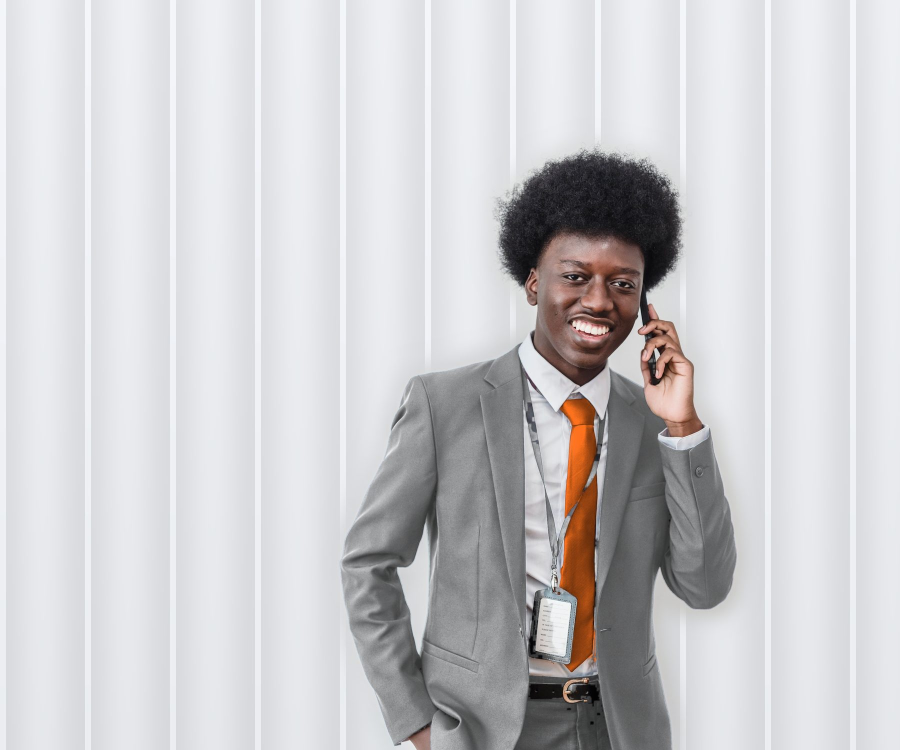
#> input picture src/assets/acesso/entrada.jpg, 1800 x 1500 px (shown at 1/2 size)
$ python compor-imagem-entrada.py ../src/assets/acesso/entrada.jpg ../src/assets/acesso/entrada.jpg
#> lines starting #> are read from the running program, lines starting #| are printed output that depends on the picture; after the words box and inside, x2 and y2 are one past the last pixel; in counts of white or black regions, pixels touching at a corner belong together
# KanGest — Desenvolvido por Valentino Canguele · 926 445 277 · valentinocanguele@gmail.com
# © 2026 Valentino Canguele. Todos os direitos reservados. Proibido copiar, alterar ou redistribuir sem autorização escrita do autor.

"""Compõe a imagem do ecrã de entrada do KanGest a partir da fotografia 9363112 do Pexels (licença Pexels: uso
gratuito, também comercial, com alterações): fato azul → cinzento claro, gravata bordô → laranja, a parede lisa →
colunas brancas, e a pessoa a subir de baixo, à direita.
Uso: python3 -I scripts/compor-imagem-entrada.py <pexels-9363112 com 1600 px de largura> src/assets/acesso/entrada.jpg"""
import sys
import numpy as np
from PIL import Image, ImageFilter

origem, destino = sys.argv[1], sys.argv[2]
foto = Image.open(origem).convert("RGB")
#> foto is the input picture: PIL image 1800x1500 RGB; mean R, G, B 204.3, 203.4, 206
W, H = foto.size  # 1600 x 2400
#> W = 1800; H = 1500
rgb = np.asarray(foto).astype(np.float32)
hsv = np.asarray(foto.convert("HSV")).astype(np.float32)
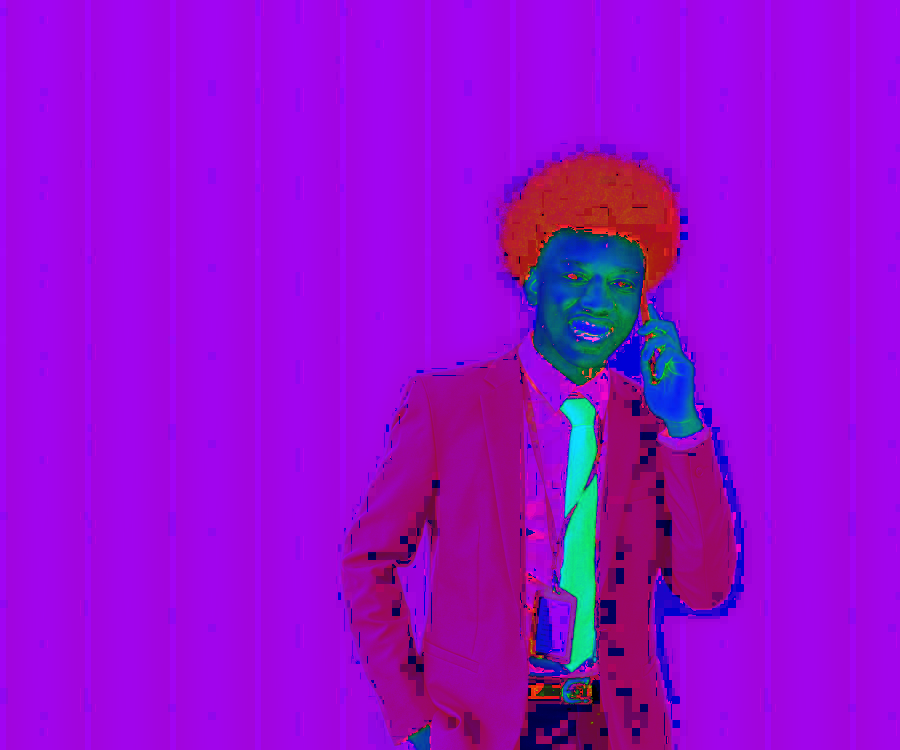
#> hsv: shape (1500, 1800, 3) float32 (shown at 1/2 size); mean R, G, B 150.7, 10, 207.3
h, s, v = hsv[..., 0], hsv[..., 1], hsv[..., 2]  # 0..255
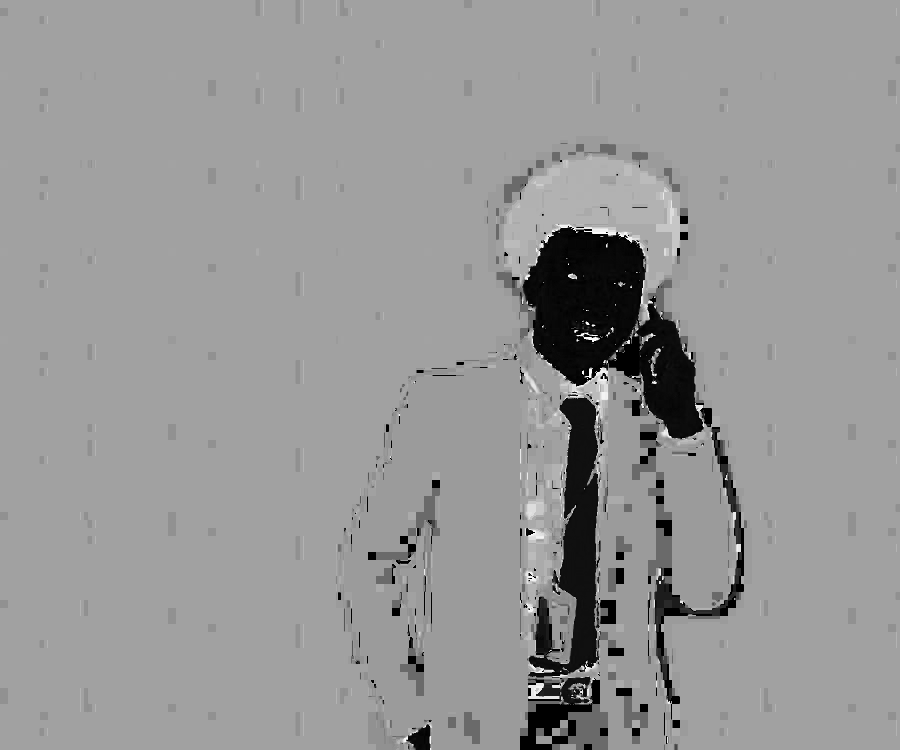
#> h: shape (1500, 1800) float32 (shown at 1/2 size); min 0, max 254, mean 150.9

# --- fato: o azul passa a cinzento claro, com as mesmas sombras
# só do pescoço para baixo: no cabelo afro há fios escuros azulados que pareceriam fato
corpo = np.mgrid[0:H, 0:W][0] > 0.42 * H
fato = (h > 130) & (h < 180) & (s > 55) & (v > 15) & corpo
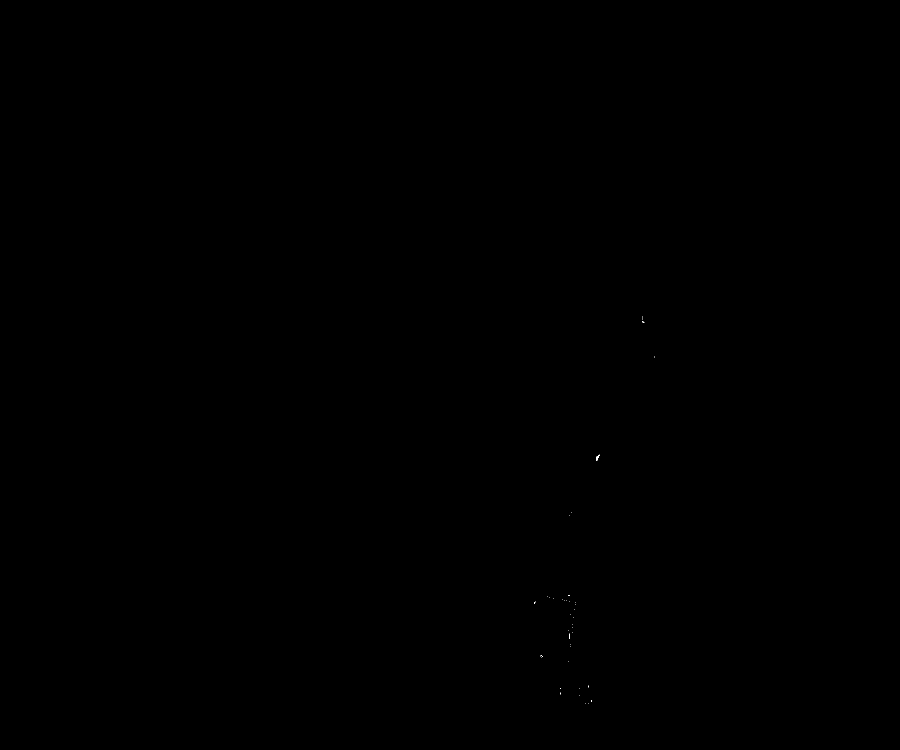
#> fato: shape (1500, 1800) bool (shown at 1/2 size); 0% white in thin lines or dots, all inside (x1, y1, x2, y2) = (1068, 633, 1310, 1408)
# as sombras fundas do fato (dobras, junto ao braço e às calças): escuras e azuladas, perto do fato; o cinto e o
# cordão do cartão são pretos neutros e ficam
perto = np.asarray(Image.fromarray((fato * 255).astype(np.uint8)).filter(ImageFilter.MaxFilter(15))) > 0
#> perto: shape (1500, 1800) bool; 0.26% white; 13 white regions, largest, box (x1, y1, x2, y2) and area: (1118, 1183, 1159, 1301) 2415, (1185, 902, 1207, 928) 513, (1163, 1393, 1191, 1415) 504
r_, g_, b_ = rgb[..., 0], rgb[..., 1], rgb[..., 2]
sombra = perto & (v < 120) & (b_ > r_ + 4) & ~((h > 2) & (h < 30) & (s > 60)) & corpo
#> sombra: shape (1500, 1800) bool; 0.02% white in thin lines or dots, all inside (x1, y1, x2, y2) = (1068, 631, 1311, 1409)
fato = fato | sombra
# o que sobra escuro junto ao fato (pontinhos nas bordas do braço e nas calças), menos a zona do cinto e a pele
yy0, xx0 = np.mgrid[0:H, 0:W]
cinto = (yy0 > 0.765 * H) & (yy0 < 0.84 * H) & (xx0 > 0.38 * W) & (xx0 < 0.64 * W)
perto2 = np.asarray(Image.fromarray((fato * 255).astype(np.uint8)).filter(ImageFilter.MaxFilter(9))) > 0
#> perto2: shape (1500, 1800) bool; 0.2% white; 14 white regions, largest, box (x1, y1, x2, y2) and area: (1116, 1186, 1157, 1304) 2118, (1163, 1389, 1188, 1413) 426, (1186, 903, 1204, 928) 359
resto = perto2 & (v < 75) & ~cinto & ~((h > 2) & (h < 30) & (s > 60)) & (yy0 > 0.45 * H)
#> resto: shape (1500, 1800) bool; 0.05% white; 16 white regions (7 under 20 px), largest, box (x1, y1, x2, y2) and area: (1163, 1389, 1188, 1413) 379, (1116, 1369, 1127, 1393) 171, (1171, 1363, 1185, 1379) 156
fato = fato | resto
#> fato: shape (1500, 1800) bool; 0.06% white; 78 white regions (67 under 20 px), largest, box (x1, y1, x2, y2) and area: (1163, 1389, 1188, 1413) 379, (1116, 1369, 1127, 1393) 171, (1171, 1363, 1185, 1379) 158
fato_m = np.asarray(Image.fromarray((fato * 255).astype(np.uint8)).filter(ImageFilter.GaussianBlur(1.2))).astype(np.float32) / 255
lum = 0.30 * rgb[..., 0] + 0.59 * rgb[..., 1] + 0.11 * rgb[..., 2]
cinza = np.clip(lum * 1.55 + 48, 0, 238)
novo_fato = np.stack([cinza * 0.985, cinza * 0.99, cinza * 1.0], axis=-1)

# --- gravata: o bordô (só na zona da gravata) passa a laranja
yy, xx = np.mgrid[0:H, 0:W]
zona = (xx > 0.47 * W) & (xx < 0.62 * W) & (yy > 0.50 * H) & (yy < 0.92 * H)
gravata = zona & ((h > 215) | (h < 9)) & (s > 45) & (v < 210)
#> gravata: shape (1500, 1800) bool; 0.01% white; 15 white regions (11 under 20 px), largest, box (x1, y1, x2, y2) and area: (1060, 1370, 1088, 1380) 135, (1062, 761, 1072, 780) 75, (1106, 1177, 1110, 1184) 20, (1071, 1314, 1082, 1317) 20
grav_m = np.asarray(Image.fromarray((gravata * 255).astype(np.uint8)).filter(ImageFilter.GaussianBlur(1.0))).astype(np.float32) / 255
hsv_g = np.stack([np.full_like(h, 16.0), np.full_like(s, 225.0), np.clip(v * 1.9 + 45, 0, 254)], axis=-1)
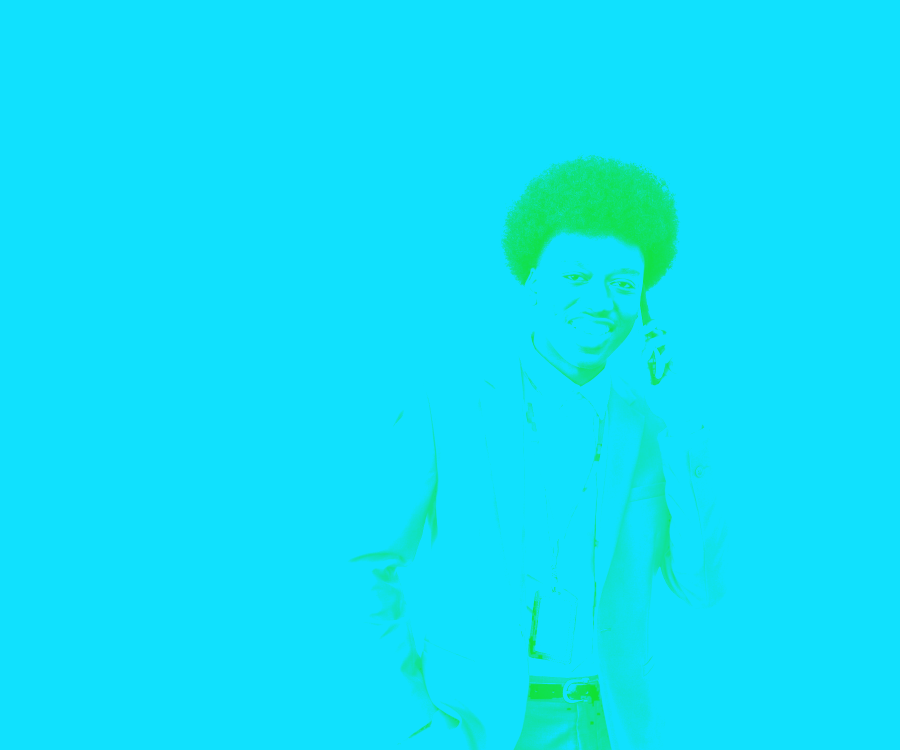
#> hsv_g: shape (1500, 1800, 3) float32 (shown at 1/2 size); mean of channels 0, 1, 2 16, 227.6, 250.6; drawn as R, G, B
laranja = np.asarray(Image.fromarray(hsv_g.astype(np.uint8), "HSV").convert("RGB")).astype(np.float32)
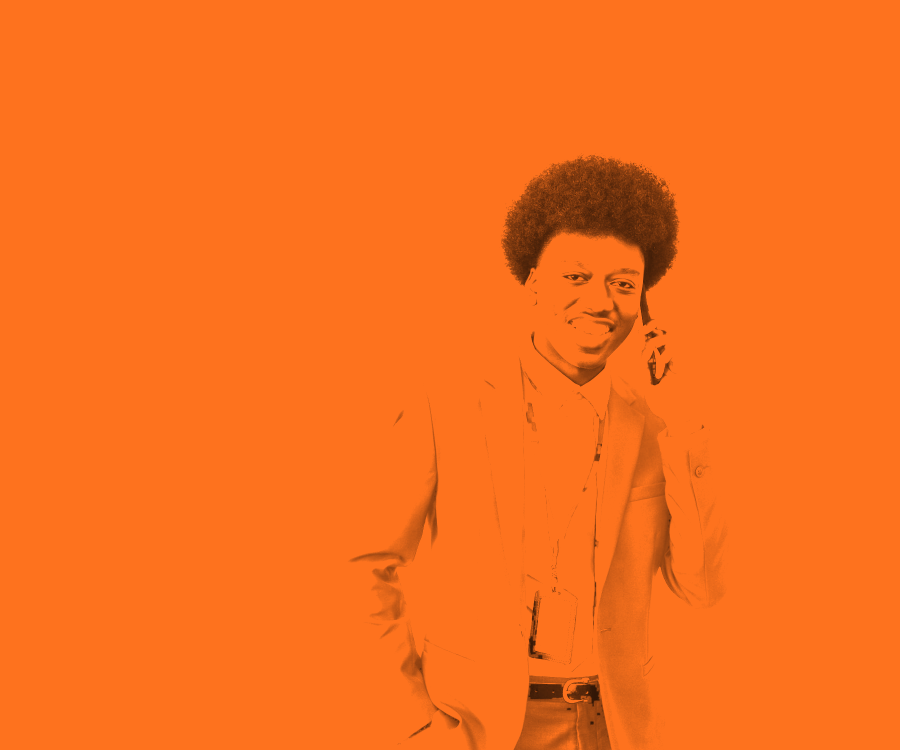
#> laranja: shape (1500, 1800, 3) float32 (shown at 1/2 size); mean of channels 0, 1, 2 250.6, 111.3, 30.4; drawn as R, G, B

pessoa = rgb * (1 - fato_m[..., None]) + novo_fato * fato_m[..., None]
pessoa = pessoa * (1 - grav_m[..., None]) + laranja * grav_m[..., None]

# --- fundo: a parede lisa ligada às margens (enchimento a partir das bordas, numa imagem mais pequena)
f = 4
pequena = np.asarray(foto.resize((W // f, H // f), Image.BILINEAR)).astype(np.float32)
mx, mn = pequena.max(-1), pequena.min(-1)
parede = (mn > 168) & ((mx - mn) < 24)
#> parede: shape (375, 450) bool; 79.4% white; 7 black regions (6 under 20 px), largest, box (x1, y1, x2, y2) and area: (171, 76, 368, 375) 34725
cheio = np.zeros_like(parede)
cheio[0, :] = parede[0, :]
#> cheio: shape (375, 450) bool; 0.27% white in thin lines or dots, all inside (x1, y1, x2, y2) = (0, 0, 450, 1)
cheio[:, 0] = parede[:, 0]
cheio[:, -1] = parede[:, -1]
#> cheio: shape (375, 450) bool; 0.71% white in thin lines or dots
while True:
    viz = cheio.copy()
    viz[1:, :] |= cheio[:-1, :]
    viz[:-1, :] |= cheio[1:, :]
    viz[:, 1:] |= cheio[:, :-1]
    viz[:, :-1] |= cheio[:, 1:]
    viz &= parede
    if (viz == cheio).all():
        break
    cheio = viz
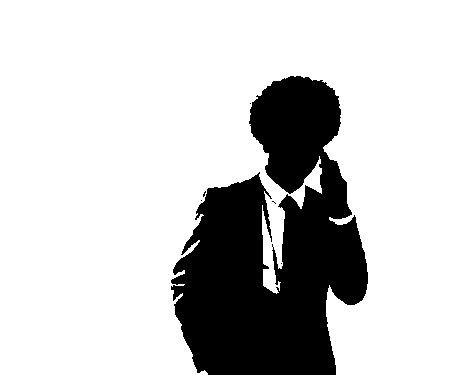
#> viz: shape (375, 450) bool; 78.6% white; 6 black regions (5 under 20 px), largest, box (x1, y1, x2, y2) and area: (171, 76, 368, 375) 36079
# junto à pessoa fica a parede original (num halo suave): o cabelo afro tem parede entre os caracóis, e assim não se
# recorta fio a fio; as colunas só aparecem mais longe
pessoa_m = Image.fromarray(((~cheio) * 255).astype(np.uint8))
halo = pessoa_m.filter(ImageFilter.MaxFilter(17)).resize((W, H), Image.BILINEAR).filter(ImageFilter.GaussianBlur(28))
alfa_fundo = 1 - np.asarray(halo).astype(np.float32) / 255

# --- tela: colunas brancas (luz fria, como uma fachada) com a pessoa a subir de baixo, à direita
CW, CH = 1800, 1500
xs = np.arange(CW, dtype=np.float32)
largura = 170.0
fase = (xs % largura) / largura
base = 228 + 16 * np.sin(np.pi * fase) ** 2          # cada coluna mais clara ao meio
aresta = np.where(fase < 0.07, 250, 0)               # faixa de luz na aresta
coluna = np.maximum(base, aresta)
grad_y = np.linspace(1.0, 0.965, CH, dtype=np.float32)[:, None]
fundo = np.stack([coluna * 0.975, coluna * 0.985, coluna * 1.0], axis=-1)[None, :, :] * grad_y[..., None]
fundo = np.clip(fundo, 0, 255)

escala = 0.6
pw, ph = int(W * escala), int(H * escala)
#> pw = 1080; ph = 900
p_img = Image.fromarray(np.clip(pessoa, 0, 255).astype(np.uint8)).resize((pw, ph), Image.LANCZOS)
a_img = Image.fromarray((alfa_fundo * 255).astype(np.uint8)).resize((pw, ph), Image.LANCZOS)
x0, y0 = int(0.62 * CW - pw / 2), CH - ph
#> x0 = 576; y0 = 600
tela = Image.fromarray(fundo.astype(np.uint8))
corte_p = np.asarray(p_img).astype(np.float32)
corte_a = 1 - np.asarray(a_img).astype(np.float32)[..., None] / 255  # 1 = pessoa
reg = np.asarray(tela).astype(np.float32)
ys0, ys1 = max(y0, 0), min(y0 + ph, CH)
#> ys0 = 600; ys1 = 1500
xs0, xs1 = max(x0, 0), min(x0 + pw, CW)
#> xs0 = 576; xs1 = 1656
sub_p = corte_p[ys0 - y0:ys1 - y0, xs0 - x0:xs1 - x0]
sub_a = corte_a[ys0 - y0:ys1 - y0, xs0 - x0:xs1 - x0]
reg[ys0:ys1, xs0:xs1] = reg[ys0:ys1, xs0:xs1] * (1 - sub_a) + sub_p * sub_a
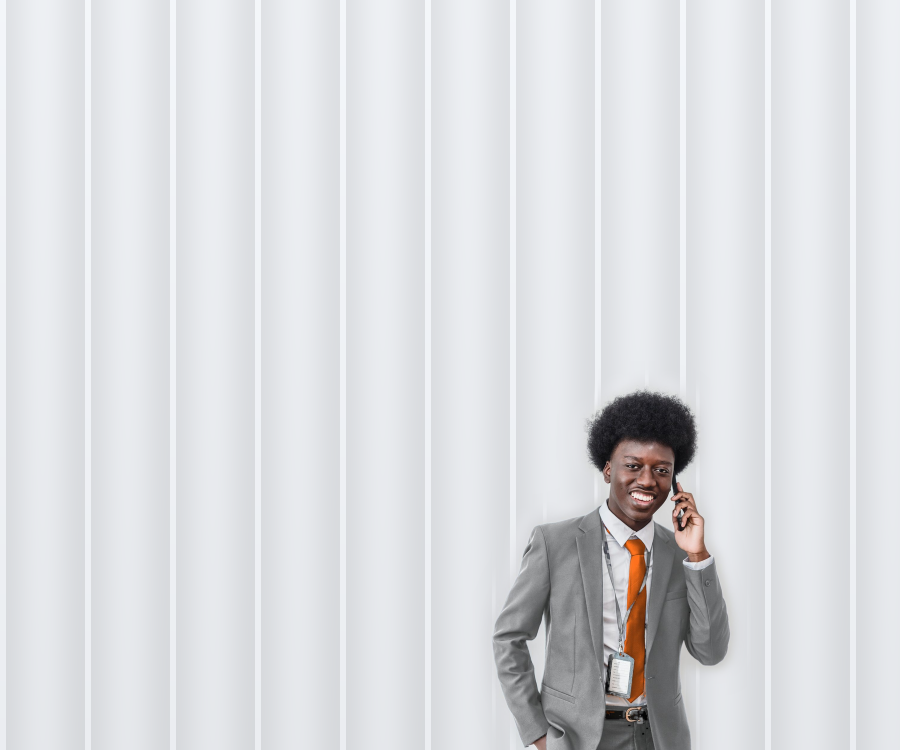
#> reg: shape (1500, 1800, 3) float32 (shown at 1/2 size); mean R, G, B 218.3, 219.7, 222
Image.fromarray(np.clip(reg, 0, 255).astype(np.uint8)).save(destino, quality=82, optimize=True, progressive=True)
print("feito", destino, CW, "x", CH, "| fato", int(fato.sum()), "px | gravata", int(gravata.sum()), "px | parede", round(float(alfa_fundo.mean()) * 100), "%")
#| feito ../src/assets/acesso/entrada.jpg 1800 x 1500 | fato 1527 px | gravata 283 px | parede 72 %
